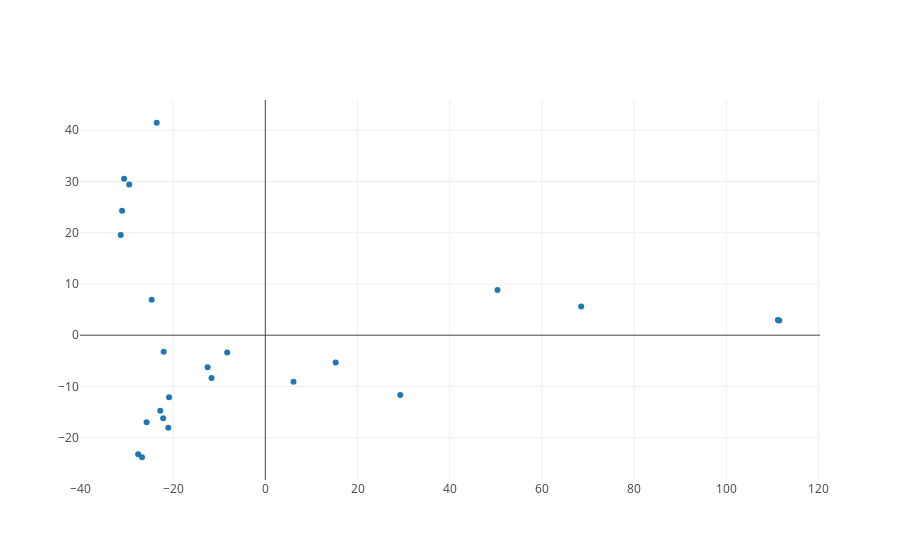

The cell this chart's notebook holds for it:
### Code cell
#visualize

trace1 = go.Scatter(
    x = d2vPca[:, 0],
    y = d2vPca[:, 1],
    mode='markers',
    text = docLabels,
    hoverinfo = 'text'
)
data = [trace1]

iplot(data, filename='d2vScatter')

### Figure 1 — Plotly figure (JSON) as saved in the notebook; plotly's stock layout.template omitted (floating-point values rounded to 4 significant figures)
{"data": [{"hoverinfo": "text", "mode": "markers", "text": ["aristotle-on-263.txt", "aristotle-on-264.txt", "aristotle-on-265.txt", "aristotle-on-266.txt", "aristotle-on-267.txt", "aristotle-on-268.txt", "aristotle-on-269.txt", "aristotle-on-270.txt", "aristotle-on-271.txt", "aristotle-on-272.txt", "aristotle-on-273.txt", "aristotle-on-274.txt", "aristotle-on-275.txt", "dickens-christmas-125.txt", "dickens-holiday-623.txt", "dickens-hunted-624.txt", "plato-euthyphro-342.txt", "plato-laws-346.txt", "plato-philebus-352.txt", "shakespeare-lovers-62.txt", "shakespeare-merchant-5.txt", "shakespeare-tempest-4.txt", "shakespeare-two-18.txt", "twain_tom_sawyer.txt"], "type": "scatter", "uid": "8afa4065-b8b6-41e4-9624-30d738429aa1", "x": [-27.58, -25.75, -26.74, -12.52, -22.78, 6.119, -20.87, 50.37, 29.27, -22.16, 68.51, 15.26, -11.66, -23.55, -31.07, -24.65, -21.05, 111.5, -8.266, -22.05, -29.51, -30.63, -31.35, 111.2], "y": [-23.24, -17.0, -23.82, -6.242, -14.75, -9.104, -12.1, 8.818, -11.69, -16.21, 5.624, -5.319, -8.347, 41.47, 24.32, 6.924, -18.07, 2.851, -3.356, -3.239, 29.43, 30.53, 19.55, 2.991]}], "layout": {}}
